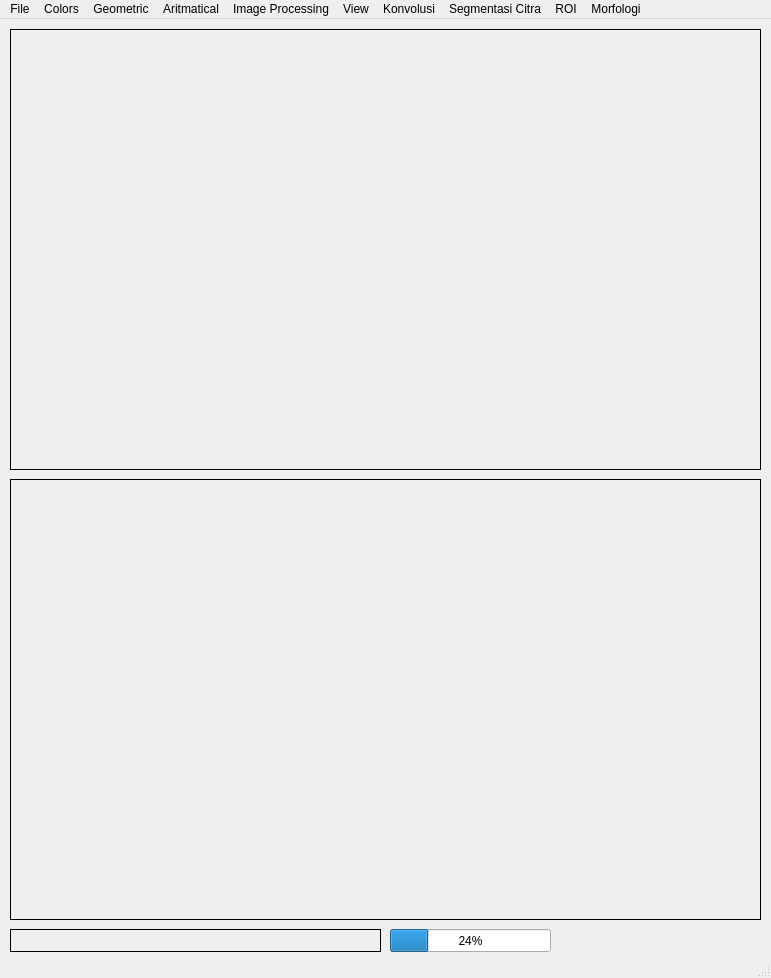
<?xml version="1.0" encoding="UTF-8"?>
<ui version="4.0">
 <class>MainWindow</class>
 <widget class="QMainWindow" name="MainWindow">
  <property name="geometry">
   <rect>
    <x>0</x>
    <y>0</y>
    <width>771</width>
    <height>978</height>
   </rect>
  </property>
  <property name="windowTitle">
   <string>MainWindow</string>
  </property>
  <widget class="QWidget" name="centralwidget">
   <widget class="QLabel" name="label">
    <property name="geometry">
     <rect>
      <x>10</x>
      <y>10</y>
      <width>751</width>
      <height>441</height>
     </rect>
    </property>
    <property name="frameShape">
     <enum>QFrame::Box</enum>
    </property>
    <property name="text">
     <string/>
    </property>
    <property name="scaledContents">
     <bool>true</bool>
    </property>
   </widget>
   <widget class="QLabel" name="label_2">
    <property name="geometry">
     <rect>
      <x>10</x>
      <y>460</y>
      <width>751</width>
      <height>441</height>
     </rect>
    </property>
    <property name="frameShape">
     <enum>QFrame::Box</enum>
    </property>
    <property name="text">
     <string/>
    </property>
    <property name="scaledContents">
     <bool>true</bool>
    </property>
   </widget>
   <widget class="QLabel" name="label_3">
    <property name="geometry">
     <rect>
      <x>10</x>
      <y>910</y>
      <width>371</width>
      <height>23</height>
     </rect>
    </property>
    <property name="frameShape">
     <enum>QFrame::Box</enum>
    </property>
    <property name="text">
     <string/>
    </property>
   </widget>
   <widget class="QProgressBar" name="progressBar">
    <property name="geometry">
     <rect>
      <x>390</x>
      <y>910</y>
      <width>161</width>
      <height>23</height>
     </rect>
    </property>
    <property name="value">
     <number>24</number>
    </property>
   </widget>
  </widget>
  <widget class="QStatusBar" name="statusbar"/>
  <widget class="QMenuBar" name="menubar">
   <property name="geometry">
    <rect>
     <x>0</x>
     <y>0</y>
     <width>771</width>
     <height>21</height>
    </rect>
   </property>
   <widget class="QMenu" name="menuColors">
    <property name="title">
     <string>Colors</string>
    </property>
    <widget class="QMenu" name="menuRGB_to_Grayscale">
     <property name="title">
      <string>RGB to Grayscale</string>
     </property>
     <addaction name="actionAverage"/>
     <addaction name="actionLightness"/>
     <addaction name="actionLuminance"/>
    </widget>
    <widget class="QMenu" name="menuBit_Depth">
     <property name="title">
      <string>Bit Depth</string>
     </property>
     <addaction name="action1_bit"/>
     <addaction name="action2_bit"/>
     <addaction name="action3_bit"/>
     <addaction name="action4_bit"/>
     <addaction name="action5_bit"/>
     <addaction name="action6_bit"/>
     <addaction name="action7_bit"/>
    </widget>
    <addaction name="menuRGB_to_Grayscale"/>
    <addaction name="actionBrightness_Contrast"/>
    <addaction name="actionInvers"/>
    <addaction name="menuBit_Depth"/>
   </widget>
   <widget class="QMenu" name="menuGeometri">
    <property name="title">
     <string>Geometric</string>
    </property>
    <widget class="QMenu" name="menuScalling">
     <property name="title">
      <string>Scalling </string>
     </property>
     <addaction name="actionUniform_Scalling"/>
     <addaction name="actionNon_Uniform_Scalling"/>
    </widget>
    <widget class="QMenu" name="menuFlip">
     <property name="title">
      <string>Flip</string>
     </property>
     <addaction name="actionFlip_Horizontal"/>
     <addaction name="actionFlip_Vertical"/>
    </widget>
    <addaction name="actionRotasi"/>
    <addaction name="actionCroping"/>
    <addaction name="menuScalling"/>
    <addaction name="actionTranslasi"/>
    <addaction name="menuFlip"/>
   </widget>
   <widget class="QMenu" name="menuFile">
    <property name="title">
     <string>File</string>
    </property>
    <addaction name="actionOpen_File"/>
    <addaction name="actionSave_As"/>
    <addaction name="actionKeluar"/>
   </widget>
   <widget class="QMenu" name="menuAritmatical_Operation">
    <property name="title">
     <string>Aritmatical</string>
    </property>
    <addaction name="actionAritmatical"/>
   </widget>
   <widget class="QMenu" name="menuImage_Processing">
    <property name="title">
     <string>Image Processing</string>
    </property>
    <addaction name="actionHistogram_Equalization"/>
    <addaction name="actionFuzzy_Histogram_Equalization_RGB"/>
    <addaction name="actionFuzzy_Histogram_Equalization_Grayscale"/>
   </widget>
   <widget class="QMenu" name="menuView">
    <property name="title">
     <string>View</string>
    </property>
    <addaction name="actionHistogram_Input"/>
    <addaction name="actionHistogram_Output"/>
    <addaction name="actionHistogram_Input_Output"/>
   </widget>
   <widget class="QMenu" name="menuKonvolusi">
    <property name="title">
     <string>Konvolusi</string>
    </property>
    <widget class="QMenu" name="menuEdge_Detection">
     <property name="title">
      <string>Edge Detection</string>
     </property>
     <addaction name="actionRobert"/>
     <addaction name="actionSobel"/>
     <addaction name="actionPrewit"/>
    </widget>
    <addaction name="actionLow_Pass_Filter"/>
    <addaction name="actionHigh_Pass_Filter"/>
    <addaction name="actionIdentity"/>
    <addaction name="menuEdge_Detection"/>
    <addaction name="actionSharpen"/>
    <addaction name="actionGaussian_Blur_3_x_3"/>
    <addaction name="actionGaussian_Blur_5_x_5"/>
    <addaction name="actionUnsharp_Masking"/>
   </widget>
   <widget class="QMenu" name="menuSegmentasi_Citra">
    <property name="title">
     <string>Segmentasi Citra</string>
    </property>
    <addaction name="actionSegmentasi"/>
   </widget>
   <widget class="QMenu" name="menuROI">
    <property name="title">
     <string>ROI</string>
    </property>
    <addaction name="actionRegion_of_Interest"/>
   </widget>
   <widget class="QMenu" name="menuMorfologi">
    <property name="title">
     <string>Morfologi</string>
    </property>
    <widget class="QMenu" name="menuDilasi">
     <property name="title">
      <string>Dilasi</string>
     </property>
     <addaction name="actionSquare_3"/>
     <addaction name="actionSquare_5"/>
     <addaction name="actionCross_3"/>
    </widget>
    <widget class="QMenu" name="menuErosi">
     <property name="title">
      <string>Erosi</string>
     </property>
     <addaction name="actionSquare_4"/>
     <addaction name="actionSquare_6"/>
     <addaction name="actionCross_4"/>
    </widget>
    <widget class="QMenu" name="menuOpening">
     <property name="title">
      <string>Opening</string>
     </property>
     <addaction name="actionSquare_9"/>
    </widget>
    <widget class="QMenu" name="menuClosing">
     <property name="title">
      <string>Closing</string>
     </property>
     <addaction name="actionSquare_10"/>
    </widget>
    <addaction name="menuDilasi"/>
    <addaction name="menuErosi"/>
    <addaction name="menuOpening"/>
    <addaction name="menuClosing"/>
   </widget>
   <addaction name="menuFile"/>
   <addaction name="menuColors"/>
   <addaction name="menuGeometri"/>
   <addaction name="menuAritmatical_Operation"/>
   <addaction name="menuImage_Processing"/>
   <addaction name="menuView"/>
   <addaction name="menuKonvolusi"/>
   <addaction name="menuSegmentasi_Citra"/>
   <addaction name="menuROI"/>
   <addaction name="menuMorfologi"/>
  </widget>
  <action name="actionBrightness_Contrast">
   <property name="text">
    <string>Brightness - Contrast</string>
   </property>
  </action>
  <action name="actionInvers">
   <property name="text">
    <string>Invers</string>
   </property>
  </action>
  <action name="actionAverage">
   <property name="text">
    <string>Average</string>
   </property>
  </action>
  <action name="actionLightness">
   <property name="text">
    <string>Lightness</string>
   </property>
  </action>
  <action name="actionLuminance">
   <property name="text">
    <string>Luminance</string>
   </property>
  </action>
  <action name="actionOpen_File">
   <property name="text">
    <string>Open File</string>
   </property>
  </action>
  <action name="actionSave_As">
   <property name="text">
    <string>Save As</string>
   </property>
  </action>
  <action name="actionKeluar">
   <property name="text">
    <string>Keluar</string>
   </property>
  </action>
  <action name="actionRotasi">
   <property name="text">
    <string>Rotasi</string>
   </property>
  </action>
  <action name="actionCroping">
   <property name="text">
    <string>Croping</string>
   </property>
  </action>
  <action name="action1_bit">
   <property name="text">
    <string>1 bit</string>
   </property>
  </action>
  <action name="action2_bit">
   <property name="text">
    <string>2 bit</string>
   </property>
  </action>
  <action name="action3_bit">
   <property name="text">
    <string>3 bit</string>
   </property>
  </action>
  <action name="action4_bit">
   <property name="text">
    <string>4 bit</string>
   </property>
  </action>
  <action name="action5_bit">
   <property name="text">
    <string>5 bit</string>
   </property>
  </action>
  <action name="action6_bit">
   <property name="text">
    <string>6 bit</string>
   </property>
  </action>
  <action name="action7_bit">
   <property name="text">
    <string>7 bit</string>
   </property>
  </action>
  <action name="actionHistogram_Equalization">
   <property name="text">
    <string>Histogram Equalization</string>
   </property>
  </action>
  <action name="actionFuzzy_Histogram_Equalization_RGB">
   <property name="text">
    <string>Fuzzy Histogram Equalization RGB</string>
   </property>
  </action>
  <action name="actionFuzzy_Histogram_Equalization_Grayscale">
   <property name="text">
    <string>Fuzzy Histogram Equalization Grayscale</string>
   </property>
  </action>
  <action name="actionTranslasi">
   <property name="text">
    <string>Translasi</string>
   </property>
  </action>
  <action name="actionUniform_Scalling">
   <property name="text">
    <string>Uniform Scalling</string>
   </property>
  </action>
  <action name="actionNon_Uniform_Scalling">
   <property name="text">
    <string>Non-Uniform Scalling</string>
   </property>
  </action>
  <action name="actionAritmatical">
   <property name="text">
    <string>Aritmatical</string>
   </property>
  </action>
  <action name="actionFlip_Horizontal">
   <property name="text">
    <string>Flip Horizontal</string>
   </property>
  </action>
  <action name="actionFlip_Vertical">
   <property name="text">
    <string>Flip Vertical</string>
   </property>
  </action>
  <action name="actionHistogram_Input">
   <property name="text">
    <string>Histogram Input</string>
   </property>
  </action>
  <action name="actionHistogram_Output">
   <property name="text">
    <string>Histogram Output</string>
   </property>
  </action>
  <action name="actionHistogram_Input_Output">
   <property name="text">
    <string>Histogram Input-Output</string>
   </property>
  </action>
  <action name="actionLow_Pass_Filter">
   <property name="text">
    <string>Low Pass Filter</string>
   </property>
  </action>
  <action name="actionHigh_Pass_Filter">
   <property name="text">
    <string>High Pass Filter</string>
   </property>
  </action>
  <action name="actionIdentity">
   <property name="text">
    <string>Identity</string>
   </property>
  </action>
  <action name="actionSharpen">
   <property name="text">
    <string>Sharpen</string>
   </property>
  </action>
  <action name="actionGaussian_Blur_3_x_3">
   <property name="text">
    <string>Gaussian Blur 3 x 3</string>
   </property>
  </action>
  <action name="actionGaussian_Blur_5_x_5">
   <property name="text">
    <string>Gaussian Blur 5 x 5</string>
   </property>
  </action>
  <action name="actionUnsharp_Masking">
   <property name="text">
    <string>Unsharp Masking</string>
   </property>
  </action>
  <action name="actionRobert">
   <property name="text">
    <string>Robert</string>
   </property>
  </action>
  <action name="actionSobel">
   <property name="text">
    <string>Sobel</string>
   </property>
  </action>
  <action name="actionPrewit">
   <property name="text">
    <string>Prewit</string>
   </property>
  </action>
  <action name="actionSquare_3">
   <property name="text">
    <string>Square 3</string>
   </property>
  </action>
  <action name="actionSquare_5">
   <property name="text">
    <string>Square 5</string>
   </property>
  </action>
  <action name="actionCross_3">
   <property name="text">
    <string>Cross 3</string>
   </property>
  </action>
  <action name="actionSquare_4">
   <property name="text">
    <string>Square 3</string>
   </property>
  </action>
  <action name="actionSquare_6">
   <property name="text">
    <string>Square 5</string>
   </property>
  </action>
  <action name="actionCross_4">
   <property name="text">
    <string>Cross 3</string>
   </property>
  </action>
  <action name="actionSquare_9">
   <property name="text">
    <string>Square 9</string>
   </property>
  </action>
  <action name="actionSquare_10">
   <property name="text">
    <string>Square 9</string>
   </property>
  </action>
  <action name="actionSegmentasi">
   <property name="text">
    <string>Segmentasi</string>
   </property>
  </action>
  <action name="actionRegion_of_Interest">
   <property name="text">
    <string>Region of Interest</string>
   </property>
  </action>
 </widget>
 <resources/>
 <connections/>
</ui>
